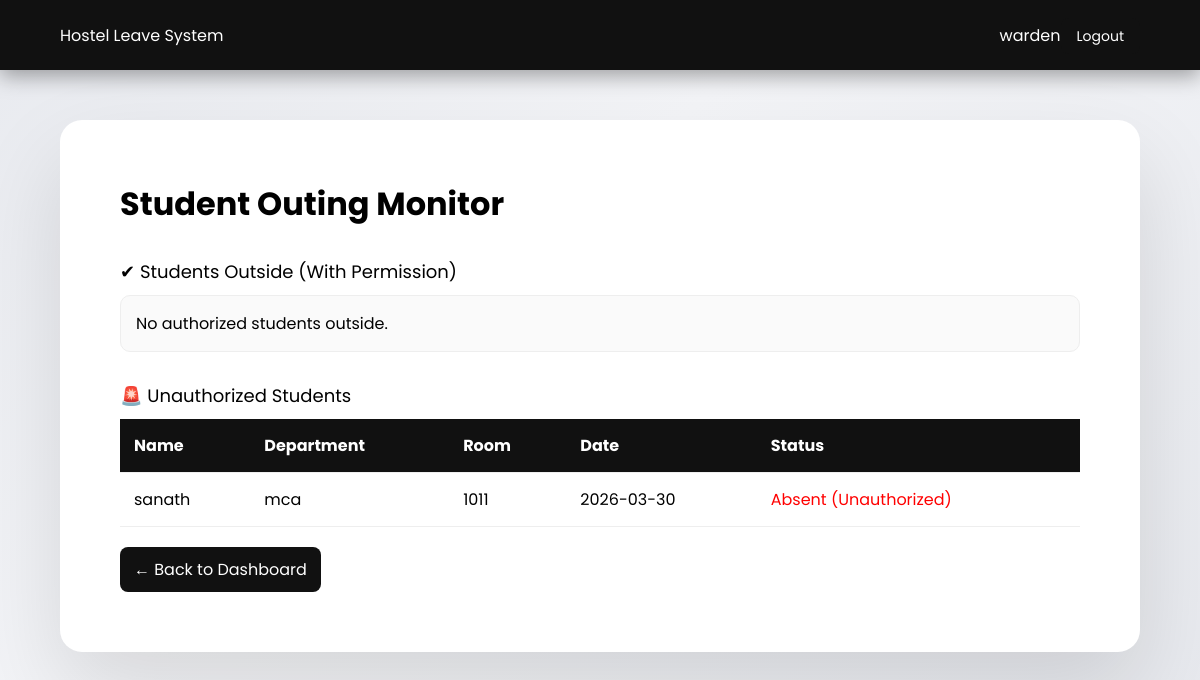
/warden/out_students.php (signed in), run on an earlier commit of the app's database.
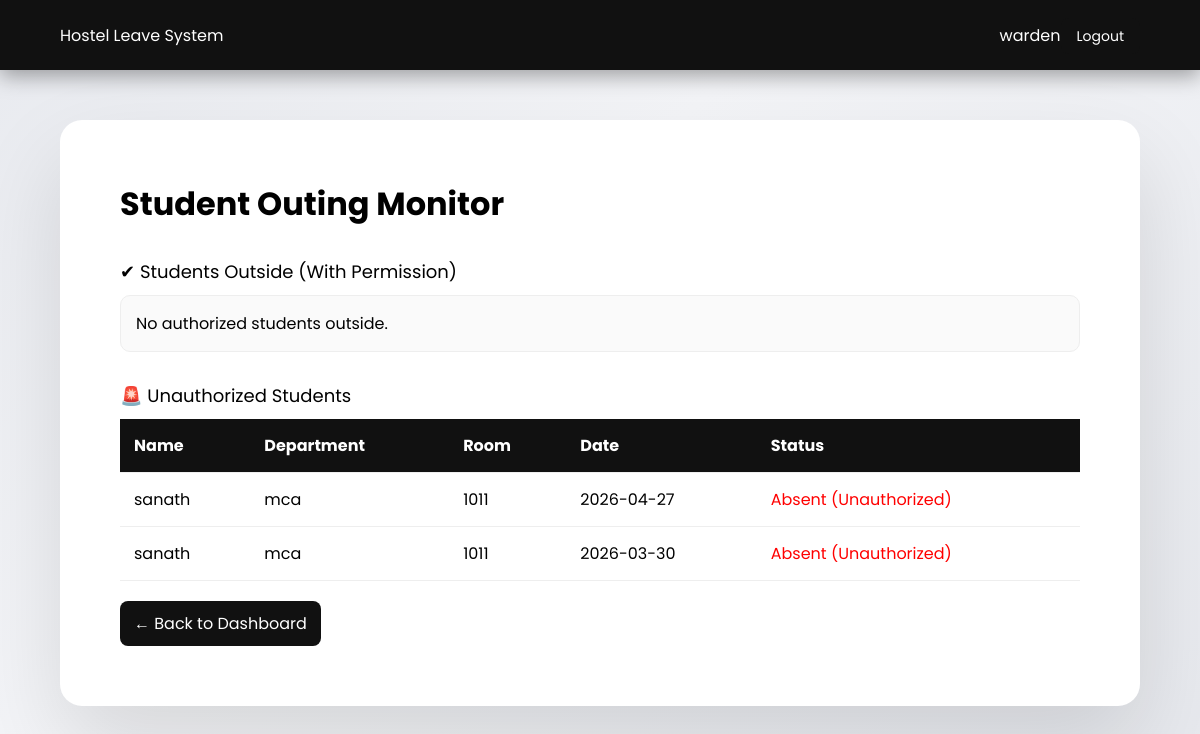
And on a later commit of the database.
### tables this page shows
CREATE TABLE `attendance` (
  `id` int(11) NOT NULL,
  `user_id` int(11) NOT NULL,
  `date` date NOT NULL,
  `status` enum('Present','Absent','Leave') DEFAULT 'Present',
  `remark` enum('Normal','Unauthorized') DEFAULT 'Normal',
  `marked_by` int(11) DEFAULT NULL,
  `created_at` timestamp NOT NULL DEFAULT current_timestamp()
);

CREATE TABLE `users` (
  `id` int(11) NOT NULL,
  `role_id` int(11) NOT NULL,
  `name` varchar(100) NOT NULL,
  `username` varchar(50) NOT NULL,
  `password` varchar(255) NOT NULL,
  `email` varchar(100) DEFAULT NULL,
  `parent_email` varchar(100) DEFAULT NULL,
  `teacher_email` varchar(100) DEFAULT NULL,
  `created_at` timestamp NOT NULL DEFAULT current_timestamp()
);

CREATE TABLE `student_profiles` (
  `id` int(11) NOT NULL,
  `user_id` int(11) NOT NULL,
  `register_number` varchar(50) DEFAULT NULL,
  `department` varchar(100) DEFAULT NULL,
  `year` int(11) DEFAULT NULL,
  `room_number` varchar(20) DEFAULT NULL,
  `phone` varchar(15) DEFAULT NULL
);

### warden/out_students.php (the view, shortened to what this page needs)
<?php
include("../config/db.php");
$leaveStmt = $conn->prepare("
    SELECT users.name,
           student_profiles.department,
           student_profiles.room_number,
           hostel_leaves.from_datetime,
           hostel_leaves.to_datetime
    FROM hostel_leaves
    JOIN users ON hostel_leaves.student_id = users.id
    JOIN student_profiles ON users.id = student_profiles.user_id
    WHERE hostel_leaves.status = 'Approved'
      AND hostel_leaves.returned_at IS NULL
    ORDER BY hostel_leaves.from_datetime ASC
");
$leaveStmt->execute();
$leaveResult = $leaveStmt->get_result();
$unauthStmt = $conn->prepare("
    SELECT users.name,
           student_profiles.department,
           student_profiles.room_number,
           attendance.date,
           attendance.status
    FROM attendance
    JOIN users ON attendance.user_id = users.id
    JOIN student_profiles ON users.id = student_profiles.user_id
    WHERE attendance.remark = 'Unauthorized'
    ORDER BY attendance.date DESC
");
$unauthStmt->execute();
$unauthResult = $unauthStmt->get_result();
?>
<!DOCTYPE html>
<html>
<head>
</head>
<body>
<div class="topbar">
<div>Hostel Leave System</div>
<div>
<?php echo $_SESSION["username"]; ?>
<a class="logout-btn" href="../auth/logout.php">Logout</a>
</div>
</div>
<div class="container">
<h1>Student Outing Monitor</h1>
<div class="section-title">✔ Students Outside (With Permission)</div>
<?php if ($leaveResult->num_rows == 0): ?>
<div class="empty">No authorized students outside.</div>
<?php endif; ?>
<div class="section-title">🚨 Unauthorized Students</div>
<?php if ($unauthResult->num_rows == 0): ?>
<div class="empty">No unauthorized students found.</div>
<?php else: ?>
<table>
<tr>
<th>Name</th>
<th>Department</th>
<th>Room</th>
<th>Date</th>
<th>Status</th>
</tr>
<?php while ($row = $unauthResult->fetch_assoc()): ?>
<tr>
<td><?php echo htmlspecialchars($row["name"]); ?></td>
<td><?php echo htmlspecialchars($row["department"]); ?></td>
<td><?php echo htmlspecialchars($row["room_number"]); ?></td>
<td><?php echo htmlspecialchars($row["date"]); ?></td>
<td style="color:red;">
<?php echo htmlspecialchars($row["status"]); ?> (Unauthorized)
</td>
</tr>
<?php endwhile; ?>
</table>
<?php endif; ?>
<a class="back-btn" href="dashboard.php">← Back to Dashboard</a>
</div>
</body>
</html>

### warden/out_students.php (style rules this page uses)
* { margin:0; padding:0; box-sizing:border-box; font-family:'Poppins',sans-serif; }
body { min-height:100vh; background: linear-gradient(135deg,#e8eaef 0%,#f4f5f8 40%,#e6e8ed 100%); padding:120px 60px 60px 60px; }
.topbar { position:fixed; top:0; left:0; width:100%; height:70px; background:#111; display:flex; justify-content:space-between; align-items:center; padding:0 60px; color:#fff; box-shadow:0 6px 20px rgba(0,0,0,0.35); z-index:1000; }
.logout-btn { padding:8px 16px; border-radius:8px; background:#111; color:#fff; text-decoration:none; font-size:14px; }
.container { max-width:1100px; margin:auto; padding:60px; background:#fff; border-radius:22px; box-shadow:0 40px 90px rgba(0,0,0,0.12); }
h1 { margin-bottom:20px; }
.section-title { margin:30px 0 10px; font-size:18px; }
table { width:100%; border-collapse:collapse; }
th,td { padding:14px; border-bottom:1px solid #eee; text-align:left; }
th { background:#111; color:#fff; }
.empty { padding:15px; background:#fafafa; border:1px solid #eee; border-radius:10px; }
.back-btn { display:inline-block; margin-top:20px; padding:10px 14px; background:#111; color:#fff; text-decoration:none; border-radius:8px; }

What changed in the data, as far as the page shows it:
added attendance: user.name "sanath", student_profiles.department "mca", student_profiles.room_number "1011", date "2026-04-27", status "Absent"
